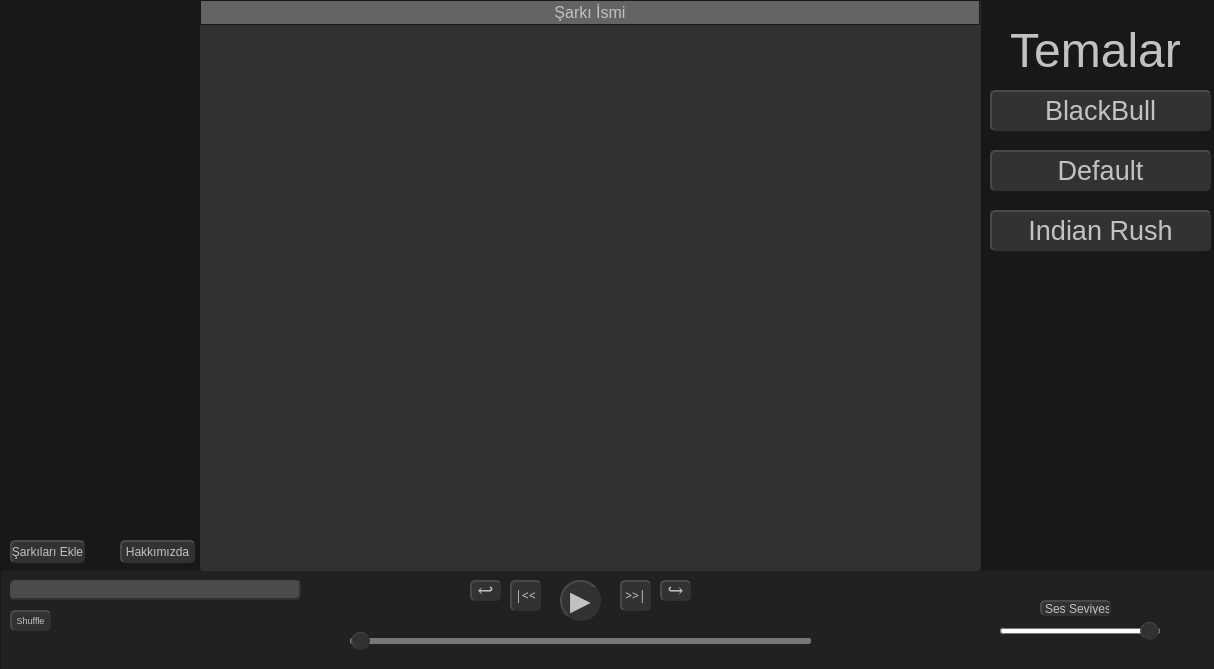
<?xml version="1.0" encoding="UTF-8"?>
<ui version="4.0">
 <class>Frame</class>
 <widget class="QFrame" name="Frame">
  <property name="windowModality">
   <enum>Qt::ApplicationModal</enum>
  </property>
  <property name="enabled">
   <bool>true</bool>
  </property>
  <property name="geometry">
   <rect>
    <x>0</x>
    <y>0</y>
    <width>1214</width>
    <height>669</height>
   </rect>
  </property>
  <property name="sizePolicy">
   <sizepolicy hsizetype="Fixed" vsizetype="Fixed">
    <horstretch>0</horstretch>
    <verstretch>0</verstretch>
   </sizepolicy>
  </property>
  <property name="minimumSize">
   <size>
    <width>1214</width>
    <height>669</height>
   </size>
  </property>
  <property name="maximumSize">
   <size>
    <width>1214</width>
    <height>669</height>
   </size>
  </property>
  <property name="windowTitle">
   <string>Mp3 Oynatıcı</string>
  </property>
  <property name="windowIcon">
   <iconset>
    <normaloff>Designbolts-Free-Multimedia-Mp3-Player.ico</normaloff>Designbolts-Free-Multimedia-Mp3-Player.ico</iconset>
  </property>
  <property name="autoFillBackground">
   <bool>false</bool>
  </property>
  <property name="styleSheet">
   <string notr="true">selection-color: rgb(0, 0, 0);
gridline-color: rgb(0, 0, 0);
border-color: rgb(80, 80, 80);
background-color: rgb(24, 24, 24);
</string>
  </property>
  <widget class="QFrame" name="frame">
   <property name="geometry">
    <rect>
     <x>0</x>
     <y>570</y>
     <width>1221</width>
     <height>101</height>
    </rect>
   </property>
   <property name="styleSheet">
    <string notr="true">background-color: rgb(33, 33, 33);
</string>
   </property>
   <property name="frameShape">
    <enum>QFrame::StyledPanel</enum>
   </property>
   <property name="frameShadow">
    <enum>QFrame::Raised</enum>
   </property>
   <widget class="QPushButton" name="play">
    <property name="geometry">
     <rect>
      <x>560</x>
      <y>10</y>
      <width>41</width>
      <height>41</height>
     </rect>
    </property>
    <property name="font">
     <font>
      <family>MS UI Gothic</family>
      <pointsize>20</pointsize>
     </font>
    </property>
    <property name="styleSheet">
     <string notr="true">QPushButton {
    color: #c2c2c2;
    border: 2px solid #313131;
    border-radius: 20px;
    border-style: outset;
    background:  rgb(50, 50, 50);
    }

QPushButton:hover {
    background:  rgb(30, 30, 30);
	border: 2px solid #2a2a2a;
    }

QPushButton:pressed {
    border-style: inset;
    background: rgb(15, 15, 15);
    }</string>
    </property>
    <property name="text">
     <string notr="true">▶</string>
    </property>
   </widget>
   <widget class="QLineEdit" name="nowPlaying">
    <property name="geometry">
     <rect>
      <x>10</x>
      <y>10</y>
      <width>291</width>
      <height>20</height>
     </rect>
    </property>
    <property name="font">
     <font>
      <family>Yu Gothic UI</family>
     </font>
    </property>
    <property name="styleSheet">
     <string notr="true">background-color:  rgb(75, 75, 75);
color: #c2c2c2;
border: 2px solid #313131;
border-radius: 5px;
border-style: outset;
</string>
    </property>
    <property name="text">
     <string/>
    </property>
    <property name="readOnly">
     <bool>true</bool>
    </property>
   </widget>
   <widget class="QPushButton" name="nextButton">
    <property name="geometry">
     <rect>
      <x>620</x>
      <y>10</y>
      <width>31</width>
      <height>31</height>
     </rect>
    </property>
    <property name="font">
     <font>
      <family>Franklin Gothic Demi</family>
      <pointsize>9</pointsize>
      <weight>50</weight>
      <bold>false</bold>
      <strikeout>false</strikeout>
      <stylestrategy>PreferDefault</stylestrategy>
      <kerning>false</kerning>
     </font>
    </property>
    <property name="styleSheet">
     <string notr="true">QPushButton {
    color: #c2c2c2;
    border: 2px solid #313131;
    border-radius: 5px;
    border-style: outset;
    background:  rgb(50, 50, 50);
    }

QPushButton:hover {
    background:  rgb(30, 30, 30);
	border: 2px solid #2a2a2a;
    }

QPushButton:pressed {
    border-style: inset;
    background: rgb(15, 15, 15);
    }</string>
    </property>
    <property name="text">
     <string>&gt;&gt;|</string>
    </property>
   </widget>
   <widget class="QPushButton" name="backButton">
    <property name="geometry">
     <rect>
      <x>510</x>
      <y>10</y>
      <width>31</width>
      <height>31</height>
     </rect>
    </property>
    <property name="font">
     <font>
      <family>Franklin Gothic Demi</family>
      <pointsize>9</pointsize>
      <weight>50</weight>
      <bold>false</bold>
      <kerning>false</kerning>
     </font>
    </property>
    <property name="styleSheet">
     <string notr="true">QPushButton {
    color: #c2c2c2;
    border: 2px solid #313131;
    border-radius: 5px;
    border-style: outset;
    background:  rgb(50, 50, 50);
    }

QPushButton:hover {
    background:  rgb(30, 30, 30);
	border: 2px solid #2a2a2a;
    }

QPushButton:pressed {
    border-style: inset;
    background: rgb(15, 15, 15);
    }</string>
    </property>
    <property name="text">
     <string>|&lt;&lt;</string>
    </property>
   </widget>
   <widget class="QPushButton" name="Shuffle">
    <property name="geometry">
     <rect>
      <x>10</x>
      <y>40</y>
      <width>41</width>
      <height>21</height>
     </rect>
    </property>
    <property name="font">
     <font>
      <family>Yu Gothic UI</family>
      <pointsize>7</pointsize>
      <weight>50</weight>
      <bold>false</bold>
      <kerning>false</kerning>
     </font>
    </property>
    <property name="styleSheet">
     <string notr="true">QPushButton {
    color: #c2c2c2;
    border: 2px solid #313131;
    border-radius: 5px;
    border-style: outset;
    background:  rgb(50, 50, 50);
    }

QPushButton:hover {
    background:  rgb(75, 75, 75);
    }

QPushButton:checked {
    border-style: inset;
    background: rgb(55, 55, 55);
    }</string>
    </property>
    <property name="text">
     <string>Shuffle</string>
    </property>
    <property name="checkable">
     <bool>true</bool>
    </property>
   </widget>
   <widget class="QSlider" name="SoundSlider">
    <property name="geometry">
     <rect>
      <x>1000</x>
      <y>50</y>
      <width>160</width>
      <height>22</height>
     </rect>
    </property>
    <property name="styleSheet">
     <string notr="true">QSlider::groove:horizontal {
border: 1px solid #bbb;
background: white;
height: 4px;
border-radius: 3px;
}

QSlider::sub-page:horizontal {
background: qlineargradient(x1: 0, y1: 0,    x2: 0, y2: 1,
    stop: 0 #151515, stop: 1 #505050);
border: 1px solid #777;
height: 10px;
border-radius: 3px;
}


QSlider::add-page:horizontal {
background: #fff;
border: 3px solid #777;
height: 10px;
border-radius: 2.5px;
}

QSlider::handle:horizontal {
background-color: rgb(50, 50, 50);
border: 1px solid #313131;;
width: 17px;
height: 30px;
margin-top: -7px;
margin-bottom: -7px;
border-radius: 9px;
border-style: outset;
}

QSlider::handle:horizontal:hover {
background-color: rgb(30, 30, 30);
border: 1px solid #2a2a2a;
width: 17px;
height: 30px;
margin-top: -7px;
margin-bottom: -7px;
border-radius: 9px;
border-style: outset;

}

QSlider::handle:horizontal:pressed{
    border-style: inset;
    background: rgb(15, 15, 15);
}


</string>
    </property>
    <property name="maximum">
     <number>100</number>
    </property>
    <property name="singleStep">
     <number>1</number>
    </property>
    <property name="pageStep">
     <number>10</number>
    </property>
    <property name="value">
     <number>100</number>
    </property>
    <property name="sliderPosition">
     <number>100</number>
    </property>
    <property name="tracking">
     <bool>true</bool>
    </property>
    <property name="orientation">
     <enum>Qt::Horizontal</enum>
    </property>
   </widget>
   <widget class="QLabel" name="label">
    <property name="geometry">
     <rect>
      <x>1040</x>
      <y>30</y>
      <width>71</width>
      <height>16</height>
     </rect>
    </property>
    <property name="font">
     <font>
      <family>Yu Gothic UI</family>
     </font>
    </property>
    <property name="styleSheet">
     <string notr="true">QLabel {
    color: #c2c2c2;
    border: 2px solid #313131;
    border-radius: 5px;
    border-style: outset;
    background:  rgb(50, 50, 50);
    }
</string>
    </property>
    <property name="text">
     <string>&lt;html&gt;&lt;head/&gt;&lt;body&gt;&lt;p align=&quot;center&quot;&gt;Ses Seviyesi&lt;/p&gt;&lt;/body&gt;&lt;/html&gt;</string>
    </property>
   </widget>
   <widget class="QSlider" name="PlaySlider">
    <property name="geometry">
     <rect>
      <x>350</x>
      <y>60</y>
      <width>461</width>
      <height>22</height>
     </rect>
    </property>
    <property name="mouseTracking">
     <bool>false</bool>
    </property>
    <property name="focusPolicy">
     <enum>Qt::StrongFocus</enum>
    </property>
    <property name="styleSheet">
     <string notr="true">QSlider::groove:horizontal {
border: 1px solid #bbb;
background: white;
height: 4px;
border-radius: 3px;
}

QSlider::sub-page:horizontal {
background: qlineargradient(x1: 0, y1: 0,    x2: 0, y2: 1,
    stop: 0 #151515, stop: 1 #505050);
border: 1px solid #777;
height: 10px;
border-radius: 3px;
}


QSlider::add-page:horizontal {
background: #fff;
border: 3px solid #777;
height: 10px;
border-radius: 2.5px;
}

QSlider::handle:horizontal {
background-color: rgb(50, 50, 50);
border: 1px solid #313131;;
width: 17px;
height: 30px;
margin-top: -7px;
margin-bottom: -7px;
border-radius: 9px;
border-style: outset;
}

QSlider::handle:horizontal:hover {
background-color: rgb(30, 30, 30);
border: 1px solid #2a2a2a;
width: 17px;
height: 30px;
margin-top: -7px;
margin-bottom: -7px;
border-radius: 9px;
border-style: outset;

}

QSlider::handle:horizontal:pressed{
    border-style: inset;
    background: rgb(15, 15, 15);
}


</string>
    </property>
    <property name="maximum">
     <number>0</number>
    </property>
    <property name="singleStep">
     <number>1</number>
    </property>
    <property name="pageStep">
     <number>10</number>
    </property>
    <property name="value">
     <number>0</number>
    </property>
    <property name="sliderPosition">
     <number>0</number>
    </property>
    <property name="tracking">
     <bool>true</bool>
    </property>
    <property name="orientation">
     <enum>Qt::Horizontal</enum>
    </property>
    <property name="invertedAppearance">
     <bool>false</bool>
    </property>
    <property name="invertedControls">
     <bool>false</bool>
    </property>
    <property name="tickPosition">
     <enum>QSlider::NoTicks</enum>
    </property>
   </widget>
   <widget class="QLabel" name="time">
    <property name="geometry">
     <rect>
      <x>306</x>
      <y>60</y>
      <width>31</width>
      <height>21</height>
     </rect>
    </property>
    <property name="font">
     <font>
      <family>Yu Gothic UI</family>
      <pointsize>9</pointsize>
     </font>
    </property>
    <property name="styleSheet">
     <string notr="true"/>
    </property>
    <property name="text">
     <string>&lt;html&gt;&lt;head/&gt;&lt;body&gt;&lt;p align=&quot;center&quot;&gt;&lt;br/&gt;&lt;/p&gt;&lt;/body&gt;&lt;/html&gt;</string>
    </property>
   </widget>
   <widget class="QPushButton" name="Backward">
    <property name="geometry">
     <rect>
      <x>470</x>
      <y>10</y>
      <width>31</width>
      <height>21</height>
     </rect>
    </property>
    <property name="font">
     <font>
      <family>Georgia</family>
      <pointsize>14</pointsize>
      <weight>50</weight>
      <bold>false</bold>
      <kerning>false</kerning>
     </font>
    </property>
    <property name="styleSheet">
     <string notr="true">QPushButton {
    color: #c2c2c2;
    border: 2px solid #313131;
    border-radius: 5px;
    border-style: outset;
    background:  rgb(50, 50, 50);
    }

QPushButton:hover {
    background:  rgb(30, 30, 30);
	border: 2px solid #2a2a2a;
    }

QPushButton:pressed {
    border-style: inset;
    background: rgb(15, 15, 15);
    }</string>
    </property>
    <property name="text">
     <string>↩</string>
    </property>
   </widget>
   <widget class="QPushButton" name="Forward">
    <property name="geometry">
     <rect>
      <x>660</x>
      <y>10</y>
      <width>31</width>
      <height>21</height>
     </rect>
    </property>
    <property name="font">
     <font>
      <family>Georgia</family>
      <pointsize>14</pointsize>
      <weight>50</weight>
      <bold>false</bold>
      <kerning>false</kerning>
     </font>
    </property>
    <property name="styleSheet">
     <string notr="true">QPushButton {
    color: #c2c2c2;
    border: 2px solid #313131;
    border-radius: 5px;
    border-style: outset;
    background:  rgb(50, 50, 50);
    }

QPushButton:hover {
    background:  rgb(30, 30, 30);
	border: 2px solid #2a2a2a;
    }

QPushButton:pressed {
    border-style: inset;
    background: rgb(15, 15, 15);
    }</string>
    </property>
    <property name="text">
     <string>↪</string>
    </property>
   </widget>
   <widget class="QLabel" name="fullTime">
    <property name="geometry">
     <rect>
      <x>820</x>
      <y>60</y>
      <width>31</width>
      <height>21</height>
     </rect>
    </property>
    <property name="font">
     <font>
      <family>Yu Gothic UI</family>
      <pointsize>9</pointsize>
     </font>
    </property>
    <property name="styleSheet">
     <string notr="true"/>
    </property>
    <property name="text">
     <string>&lt;html&gt;&lt;head/&gt;&lt;body&gt;&lt;p align=&quot;center&quot;&gt;&lt;br/&gt;&lt;/p&gt;&lt;/body&gt;&lt;/html&gt;</string>
    </property>
   </widget>
  </widget>
  <widget class="QTableWidget" name="songs_list">
   <property name="geometry">
    <rect>
     <x>200</x>
     <y>0</y>
     <width>781</width>
     <height>571</height>
    </rect>
   </property>
   <property name="minimumSize">
    <size>
     <width>781</width>
     <height>0</height>
    </size>
   </property>
   <property name="styleSheet">
    <string notr="true">QWidget {
    background-color: #313131;
    color: #c2c2c2;
	border-radius: 3px;
}
QTableView {
    selection-background-color: #9c9c9c;
	color: #c2c2c2;
}

QHeaderView::section {
    background-color: rgb(100, 100, 100);
    border: 1px solid #181818;
	border-radius: 1px;
    font-size: 12pt;
}

QTableWidget {
    gridline-color: #272727;
    font-size: 12pt;
}

QTableWidget QTableCornerButton::section {
    background-color: #646464;
    border: 1px solid #272727;
	border-radius: 2px;
}</string>
   </property>
   <property name="lineWidth">
    <number>1</number>
   </property>
   <property name="midLineWidth">
    <number>1</number>
   </property>
   <property name="editTriggers">
    <set>QAbstractItemView::NoEditTriggers</set>
   </property>
   <property name="selectionMode">
    <enum>QAbstractItemView::ExtendedSelection</enum>
   </property>
   <property name="rowCount">
    <number>0</number>
   </property>
   <property name="columnCount">
    <number>1</number>
   </property>
   <attribute name="horizontalHeaderDefaultSectionSize">
    <number>780</number>
   </attribute>
   <column>
    <property name="text">
     <string>Şarkı İsmi</string>
    </property>
    <property name="font">
     <font>
      <family>Yu Gothic UI</family>
      <pointsize>8</pointsize>
      <underline>false</underline>
     </font>
    </property>
    <property name="textAlignment">
     <set>AlignCenter</set>
    </property>
   </column>
  </widget>
  <widget class="QPushButton" name="about_us">
   <property name="geometry">
    <rect>
     <x>120</x>
     <y>540</y>
     <width>75</width>
     <height>23</height>
    </rect>
   </property>
   <property name="font">
    <font>
     <family>Yu Gothic UI</family>
    </font>
   </property>
   <property name="styleSheet">
    <string notr="true">QPushButton {
    color: #c2c2c2;
    border: 2px solid #313131;
    border-radius: 5px;
    border-style: outset;
    background:  rgb(50, 50, 50);
    }

QPushButton:hover {
    background:  rgb(30, 30, 30);
	border: 2px solid #2a2a2a;
    }

QPushButton:pressed {
    border-style: inset;
    background: rgb(15, 15, 15);
    }</string>
   </property>
   <property name="text">
    <string>Hakkımızda</string>
   </property>
  </widget>
  <widget class="QPushButton" name="BlackBull">
   <property name="geometry">
    <rect>
     <x>990</x>
     <y>90</y>
     <width>221</width>
     <height>41</height>
    </rect>
   </property>
   <property name="font">
    <font>
     <family>Yu Gothic UI</family>
     <pointsize>20</pointsize>
    </font>
   </property>
   <property name="styleSheet">
    <string notr="true">QPushButton {
    color: #c2c2c2;
    border: 2px solid #313131;
    border-radius: 5px;
    border-style: outset;
    background:  rgb(50, 50, 50);
    }

QPushButton:hover {
    background:  rgb(30, 30, 30);
	border: 2px solid #2a2a2a;
    }

QPushButton:pressed {
    border-style: inset;
    background: rgb(15, 15, 15);
    }</string>
   </property>
   <property name="text">
    <string>BlackBull</string>
   </property>
  </widget>
  <widget class="QLabel" name="themes">
   <property name="geometry">
    <rect>
     <x>990</x>
     <y>20</y>
     <width>211</width>
     <height>61</height>
    </rect>
   </property>
   <property name="styleSheet">
    <string notr="true">color:#c2c2c2;</string>
   </property>
   <property name="text">
    <string>&lt;html&gt;&lt;head/&gt;&lt;body&gt;&lt;p align=&quot;center&quot;&gt;&lt;span style=&quot; font-size:36pt;&quot;&gt;Temalar&lt;/span&gt;&lt;/p&gt;&lt;/body&gt;&lt;/html&gt;</string>
   </property>
  </widget>
  <widget class="QPushButton" name="find_path">
   <property name="geometry">
    <rect>
     <x>10</x>
     <y>540</y>
     <width>75</width>
     <height>23</height>
    </rect>
   </property>
   <property name="font">
    <font>
     <family>Yu Gothic UI</family>
    </font>
   </property>
   <property name="styleSheet">
    <string notr="true">QPushButton {
    color: #c2c2c2;
    border: 2px solid #313131;
    border-radius: 5px;
    border-style: outset;
    background:  rgb(50, 50, 50);
    }

QPushButton:hover {
    background:  rgb(30, 30, 30);
	border: 2px solid #2a2a2a;
    }

QPushButton:pressed {
    border-style: inset;
    background: rgb(15, 15, 15);
    }</string>
   </property>
   <property name="text">
    <string>Şarkıları Ekle</string>
   </property>
  </widget>
  <widget class="QPushButton" name="Default">
   <property name="geometry">
    <rect>
     <x>990</x>
     <y>150</y>
     <width>221</width>
     <height>41</height>
    </rect>
   </property>
   <property name="font">
    <font>
     <family>Yu Gothic UI</family>
     <pointsize>20</pointsize>
    </font>
   </property>
   <property name="styleSheet">
    <string notr="true">QPushButton {
    color: #c2c2c2;
    border: 2px solid #313131;
    border-radius: 5px;
    border-style: outset;
    background:  rgb(50, 50, 50);
    }

QPushButton:hover {
    background:  rgb(30, 30, 30);
	border: 2px solid #2a2a2a;
    }

QPushButton:pressed {
    border-style: inset;
    background: rgb(15, 15, 15);
    }</string>
   </property>
   <property name="text">
    <string>Default</string>
   </property>
  </widget>
  <widget class="QPushButton" name="Indian_Rush">
   <property name="geometry">
    <rect>
     <x>990</x>
     <y>210</y>
     <width>221</width>
     <height>41</height>
    </rect>
   </property>
   <property name="font">
    <font>
     <family>Yu Gothic UI</family>
     <pointsize>20</pointsize>
    </font>
   </property>
   <property name="styleSheet">
    <string notr="true">QPushButton {
    color: #c2c2c2;
    border: 2px solid #313131;
    border-radius: 5px;
    border-style: outset;
    background:  rgb(50, 50, 50);
    }

QPushButton:hover {
    background:  rgb(30, 30, 30);
	border: 2px solid #2a2a2a;
    }

QPushButton:pressed {
    border-style: inset;
    background: rgb(15, 15, 15);
    }</string>
   </property>
   <property name="text">
    <string>Indian Rush</string>
   </property>
  </widget>
 </widget>
 <resources/>
 <connections/>
</ui>
